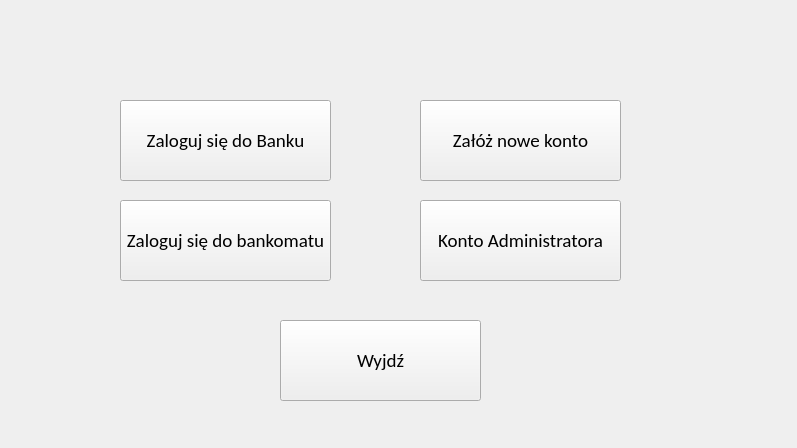
<?xml version="1.0" encoding="UTF-8"?>
<ui version="4.0">
 <class>BankMainWindow</class>
 <widget class="QMainWindow" name="BankMainWindow">
  <property name="geometry">
   <rect>
    <x>0</x>
    <y>0</y>
    <width>797</width>
    <height>448</height>
   </rect>
  </property>
  <property name="minimumSize">
   <size>
    <width>797</width>
    <height>448</height>
   </size>
  </property>
  <property name="maximumSize">
   <size>
    <width>797</width>
    <height>448</height>
   </size>
  </property>
  <property name="windowTitle">
   <string>Bank</string>
  </property>
  <widget class="QWidget" name="centralWidget">
   <widget class="QPushButton" name="LoginButton">
    <property name="geometry">
     <rect>
      <x>120</x>
      <y>100</y>
      <width>211</width>
      <height>81</height>
     </rect>
    </property>
    <property name="font">
     <font>
      <family>Calibri</family>
      <pointsize>14</pointsize>
     </font>
    </property>
    <property name="text">
     <string>Zaloguj się do Banku</string>
    </property>
   </widget>
   <widget class="QPushButton" name="CreateAccButton">
    <property name="geometry">
     <rect>
      <x>420</x>
      <y>100</y>
      <width>201</width>
      <height>81</height>
     </rect>
    </property>
    <property name="font">
     <font>
      <family>Calibri</family>
      <pointsize>14</pointsize>
     </font>
    </property>
    <property name="text">
     <string>Załóż nowe konto</string>
    </property>
   </widget>
   <widget class="QPushButton" name="ExitButton">
    <property name="geometry">
     <rect>
      <x>280</x>
      <y>320</y>
      <width>201</width>
      <height>81</height>
     </rect>
    </property>
    <property name="font">
     <font>
      <family>Calibri</family>
      <pointsize>14</pointsize>
     </font>
    </property>
    <property name="text">
     <string>Wyjdź</string>
    </property>
   </widget>
   <widget class="QPushButton" name="LoginBankomatButton">
    <property name="geometry">
     <rect>
      <x>120</x>
      <y>200</y>
      <width>211</width>
      <height>81</height>
     </rect>
    </property>
    <property name="font">
     <font>
      <family>Calibri</family>
      <pointsize>14</pointsize>
     </font>
    </property>
    <property name="text">
     <string>Zaloguj się do bankomatu</string>
    </property>
   </widget>
   <widget class="QPushButton" name="AdminLoginButton">
    <property name="geometry">
     <rect>
      <x>420</x>
      <y>200</y>
      <width>201</width>
      <height>81</height>
     </rect>
    </property>
    <property name="font">
     <font>
      <family>Calibri</family>
      <pointsize>14</pointsize>
     </font>
    </property>
    <property name="text">
     <string>Konto Administratora</string>
    </property>
   </widget>
  </widget>
 </widget>
 <layoutdefault spacing="6" margin="11"/>
 <resources>
  <include location="BankApp.qrc"/>
 </resources>
 <connections/>
</ui>
